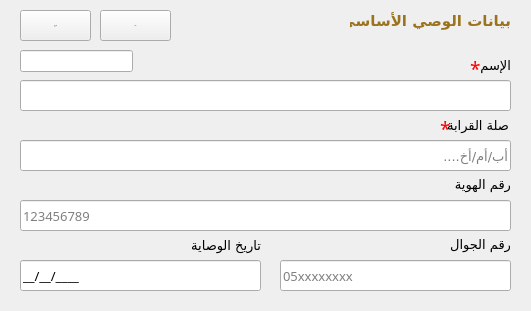
       <widget class="QWidget" name="widget_14" native="true">
        <property name="geometry">
         <rect>
          <x>0</x>
          <y>210</y>
          <width>531</width>
          <height>311</height>
         </rect>
        </property>
        <property name="class" stdset="0">
         <string>Card</string>
        </property>
        <widget class="QWidget" name="widget_15" native="true">
         <property name="geometry">
          <rect>
           <x>0</x>
           <y>0</y>
           <width>531</width>
           <height>41</height>
          </rect>
         </property>
         <property name="class" stdset="0">
          <string>bg-pink-gold box-top-radius</string>
         </property>
         <widget class="QLabel" name="label_52">
          <property name="geometry">
           <rect>
            <x>350</x>
            <y>0</y>
            <width>161</width>
            <height>41</height>
           </rect>
          </property>
          <property name="font">
           <font>
            <family>Cairo</family>
            <pointsize>11</pointsize>
            <bold>true</bold>
           </font>
          </property>
          <property name="styleSheet">
           <string notr="true">color: #9c731d;</string>
          </property>
          <property name="text">
           <string>بيانات الوصي الأساسي</string>
          </property>
         </widget>
         <widget class="QPushButton" name="btn_search_guardian_2">
          <property name="geometry">
           <rect>
            <x>100</x>
            <y>10</y>
            <width>71</width>
            <height>31</height>
           </rect>
          </property>
          <property name="font">
           <font>
            <family>Cairo</family>
            <pointsize>-1</pointsize>
            <bold>true</bold>
           </font>
          </property>
          <property name="toolTip">
           <string>بحث عن وصي مسجل مسبقاً</string>
          </property>
          <property name="text">
           <string>بحث</string>
          </property>
          <property name="icon">
           <iconset>
            <normaloff>../assets/icons/ic_fluent_search_24_filled_white.svg</normaloff>../assets/icons/ic_fluent_search_24_filled_white.svg</iconset>
          </property>
          <property name="class" stdset="0">
           <string>btn btn-gold border-b-r-0</string>
          </property>
         </widget>
         <widget class="QPushButton" name="pushButton_18">
          <property name="geometry">
           <rect>
            <x>20</x>
            <y>10</y>
            <width>71</width>
            <height>31</height>
           </rect>
          </property>
          <property name="font">
           <font>
            <family>Cairo</family>
            <pointsize>-1</pointsize>
            <bold>true</bold>
           </font>
          </property>
          <property name="text">
           <string>افراغ</string>
          </property>
          <property name="icon">
           <iconset>
            <normaloff>../assets/icons/ic_fluent_text_clear_formatting_24_filled.svg</normaloff>../assets/icons/ic_fluent_text_clear_formatting_24_filled.svg</iconset>
          </property>
          <property name="class" stdset="0">
           <string>btn btn-gold border-b-r-0</string>
          </property>
         </widget>
        </widget>
        <widget class="QLineEdit" name="add_guardian_name_2">
         <property name="enabled">
          <bool>true</bool>
         </property>
         <property name="geometry">
          <rect>
           <x>20</x>
           <y>80</y>
           <width>491</width>
           <height>31</height>
          </rect>
         </property>
         <property name="font">
          <font>
           <family>Cairo</family>
           <pointsize>10</pointsize>
          </font>
         </property>
         <property name="readOnly">
          <bool>false</bool>
         </property>
        </widget>
        <widget class="QLabel" name="label_53">
         <property name="geometry">
          <rect>
           <x>450</x>
           <y>50</y>
           <width>61</width>
           <height>31</height>
          </rect>
         </property>
         <property name="font">
          <font>
           <family>Cairo</family>
           <pointsize>10</pointsize>
          </font>
         </property>
         <property name="text">
          <string>الإسم</string>
         </property>
        </widget>
        <widget class="QLabel" name="label_54">
         <property name="geometry">
          <rect>
           <x>440</x>
           <y>169</y>
           <width>71</width>
           <height>31</height>
          </rect>
         </property>
         <property name="font">
          <font>
           <family>Cairo</family>
           <pointsize>10</pointsize>
          </font>
         </property>
         <property name="text">
          <string>رقم الهوية</string>
         </property>
        </widget>
        <widget class="QLineEdit" name="add_guardian_id_2">
         <property name="enabled">
          <bool>true</bool>
         </property>
         <property name="geometry">
          <rect>
           <x>20</x>
           <y>200</y>
           <width>491</width>
           <height>31</height>
          </rect>
         </property>
         <property name="font">
          <font>
           <family>Cairo</family>
           <pointsize>10</pointsize>
          </font>
         </property>
         <property name="readOnly">
          <bool>false</bool>
         </property>
         <property name="placeholderText">
          <string>123456789</string>
         </property>
        </widget>
        <widget class="QLabel" name="label_57">
         <property name="geometry">
          <rect>
           <x>190</x>
           <y>230</y>
           <width>71</width>
           <height>31</height>
          </rect>
         </property>
         <property name="font">
          <font>
           <family>Cairo</family>
           <pointsize>10</pointsize>
          </font>
         </property>
         <property name="text">
          <string>تاريخ الوصاية</string>
         </property>
        </widget>
        <widget class="QLineEdit" name="add_guardian_start_date_2">
         <property name="enabled">
          <bool>true</bool>
         </property>
         <property name="geometry">
          <rect>
           <x>20</x>
           <y>260</y>
           <width>241</width>
           <height>31</height>
          </rect>
         </property>
         <property name="font">
          <font>
           <family>Cairo</family>
           <pointsize>10</pointsize>
          </font>
         </property>
         <property name="inputMask">
          <string>99/99/9999;_</string>
         </property>
         <property name="readOnly">
          <bool>false</bool>
         </property>
         <property name="placeholderText">
          <string>01/01/2026</string>
         </property>
        </widget>
        <widget class="QLineEdit" name="add_guardian_phone_2">
         <property name="enabled">
          <bool>true</bool>
         </property>
         <property name="geometry">
          <rect>
           <x>280</x>
           <y>260</y>
           <width>231</width>
           <height>31</height>
          </rect>
         </property>
         <property name="font">
          <font>
           <family>Cairo</family>
           <pointsize>10</pointsize>
          </font>
         </property>
         <property name="readOnly">
          <bool>false</bool>
         </property>
         <property name="placeholderText">
          <string>05xxxxxxxx</string>
         </property>
        </widget>
        <widget class="QLabel" name="label_55">
         <property name="geometry">
          <rect>
           <x>450</x>
           <y>229</y>
           <width>61</width>
           <height>31</height>
          </rect>
         </property>
         <property name="font">
          <font>
           <family>Cairo</family>
           <pointsize>10</pointsize>
          </font>
         </property>
         <property name="text">
          <string>رقم الجوال</string>
         </property>
        </widget>
        <widget class="QLineEdit" name="lineEdit_39">
         <property name="geometry">
          <rect>
           <x>20</x>
           <y>50</y>
           <width>113</width>
           <height>22</height>
          </rect>
         </property>
        </widget>
        <widget class="QLabel" name="label_178">
         <property name="geometry">
          <rect>
           <x>470</x>
           <y>60</y>
           <width>16</width>
           <height>16</height>
          </rect>
         </property>
         <property name="font">
          <font>
           <family>Cairo</family>
           <pointsize>14</pointsize>
          </font>
         </property>
         <property name="styleSheet">
          <string notr="true">color: red;</string>
         </property>
         <property name="text">
          <string>*</string>
         </property>
        </widget>
        <widget class="QLabel" name="label_56">
         <property name="geometry">
          <rect>
           <x>438</x>
           <y>110</y>
           <width>71</width>
           <height>31</height>
          </rect>
         </property>
         <property name="font">
          <font>
           <family>Cairo</family>
           <pointsize>10</pointsize>
          </font>
         </property>
         <property name="text">
          <string>صلة القرابة</string>
         </property>
        </widget>
        <widget class="QLineEdit" name="add_guardian_kinship_2">
         <property name="geometry">
          <rect>
           <x>20</x>
           <y>140</y>
           <width>491</width>
           <height>31</height>
          </rect>
         </property>
         <property name="font">
          <font>
           <family>Cairo</family>
           <pointsize>10</pointsize>
          </font>
         </property>
         <property name="placeholderText">
          <string>أب/أم/أخ....</string>
         </property>
        </widget>
        <widget class="QLabel" name="label_179">
         <property name="geometry">
          <rect>
           <x>440</x>
           <y>120</y>
           <width>16</width>
           <height>16</height>
          </rect>
         </property>
         <property name="font">
          <font>
           <family>Cairo</family>
           <pointsize>14</pointsize>
          </font>
         </property>
         <property name="styleSheet">
          <string notr="true">color: red;</string>
         </property>
         <property name="text">
          <string>*</string>
         </property>
        </widget>
       </widget>
